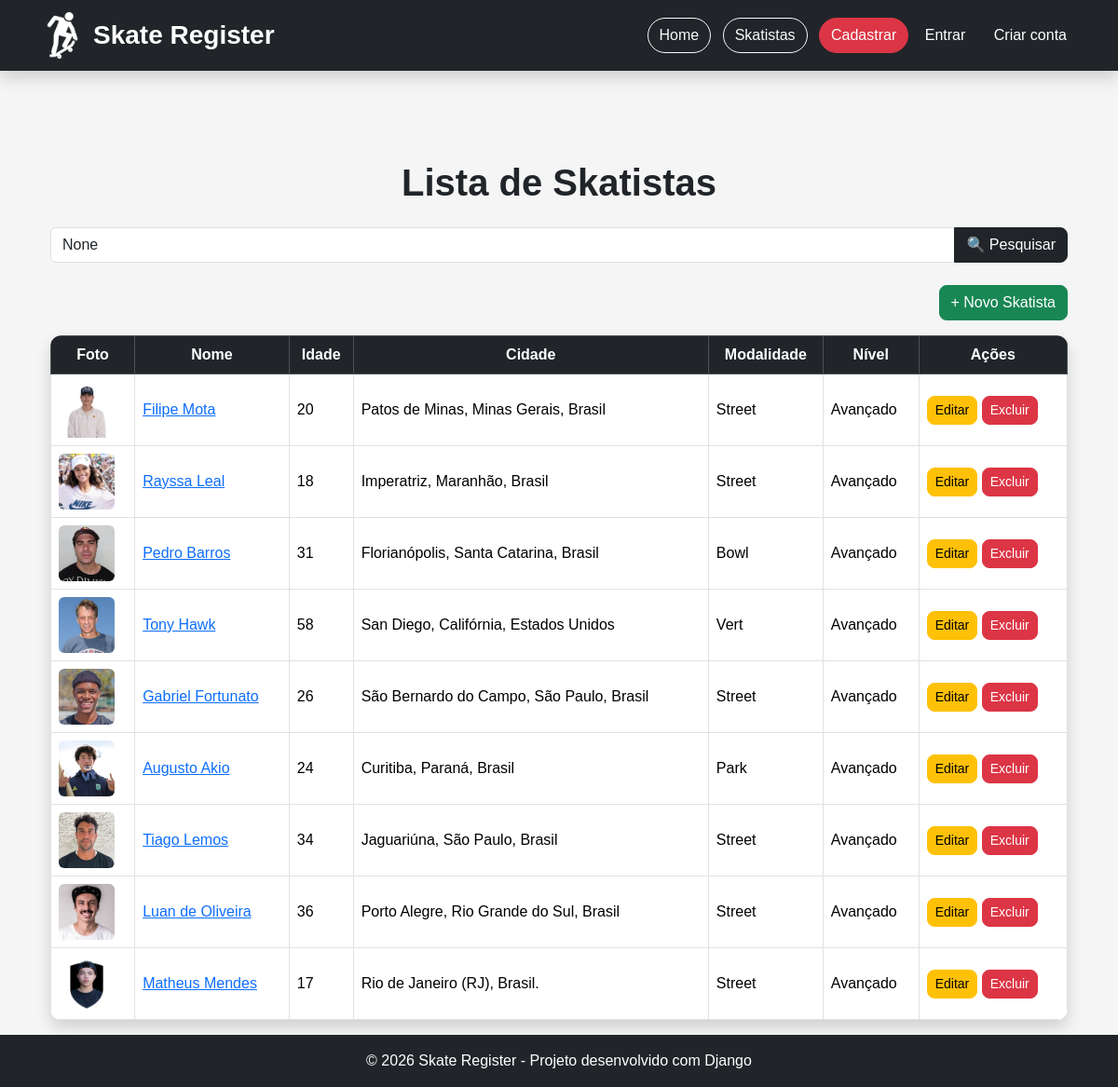
The app's page /skatistas/ with its own data.
### cadastro/models.py (models this page shows, shortened)
class Skatista(models.Model):
    nome = models.CharField(max_length=100)
    idade = models.PositiveIntegerField()
    cidade = models.CharField(max_length=100)
    MODALIDADES = [
        ('Street', 'Street'),
        ('Park', 'Park'),
        ('Vert', 'Vert'),
        ('Bowl', 'Bowl'),
    ]
    modalidade = models.CharField(max_length=20, choices=MODALIDADES)
    NIVEIS = [
        ('Iniciante' , 'Iniciante'),
        ('Intermediário' , 'Intermediário'),
        ('Avançado' , 'Avançado'),
    ]
    nivel = models.CharField(max_length=20, choices=NIVEIS)
    foto = models.ImageField(upload_to='fotos/', blank=True, null=True)

### cadastro/views.py (the view)
# urls.py: path('skatistas/', views.lista_skatistas, name='lista_skatistas'),
def lista_skatistas(request):
    pesquisa = request.GET.get('pesquisa')
    if pesquisa:
        skatistas = Skatista.objects.filter(nome__icontains=pesquisa)
    else:
        skatistas = Skatista.objects.all()
    return render(
        request,
        'cadastro/lista.html',
        {
            'skatistas': skatistas,
            'pesquisa': pesquisa
        }
    )

### cadastro/templates/cadastro/lista.html
{% extends 'cadastro/base.html' %}
{% block content %}
<div class="container mt-5">
    <h1 class="text-center mb-4">Lista de Skatistas</h1>
    <form method="GET" class="mb-4">
        <div class="input-group">
            <input
                type="text"
                name="pesquisa"
                class="form-control"
                placeholder="Pesquisar skatista..."
                value="{{ pesquisa }}">
            <button class="btn btn-dark">
                🔍 Pesquisar
            </button>
        </div>
    </form>
    <div class="text-end mb-3">
        <a href="{% url 'cadastrar_skatista' %}" class="btn btn-success">
            + Novo Skatista
        </a>
    </div>
    <table class="table table-hover table-bordered align-middle shadow">
        <thead class="table-dark">
            <tr>
                <th>Foto</th>
                <th>Nome</th>
                <th>Idade</th>
                <th>Cidade</th>
                <th>Modalidade</th>
                <th>Nível</th>
                <th>Ações</th>
            </tr>
        </thead>
        <tbody>
            {% for skatista in skatistas %}
            <tr>
                <td>
                    {% if skatista.foto %}
                        <img src="{{ skatista.foto.url }}"
                             width="70"
                             class="rounded">
                    {% else %}
                        Sem foto
                    {% endif %}
                </td>
                <td>
                    <a href="{% url 'detalhe_skatista' skatista.id %}">
                        {{ skatista.nome }}
                    </a>
                </td>
                <td>{{ skatista.idade }}</td>
                <td>{{ skatista.cidade }}</td>
                <td>{{ skatista.modalidade }}</td>
                <td>{{ skatista.nivel }}</td>
                <td>
                    <a href="{% url 'editar_skatista' skatista.id %}"
                       class="btn btn-warning btn-sm">
                        Editar
                    </a>
                    <a href="{% url 'excluir_skatista' skatista.id %}"
                       class="btn btn-danger btn-sm">
                        Excluir
                    </a>
                </td>
            </tr>
            {% empty %}
            <tr>
                <td colspan="7" class="text-center">
                    Nenhum skatista cadastrado.
                </td>
            </tr>
            {% endfor %}
        </tbody>
    </table>
</div>
{% endblock %}

### cadastro/templates/cadastro/base.html (shortened to what this page needs)
{% load static %}
<!DOCTYPE html>
<html lang="pt-BR">
<head>
    <link href="https://cdn.jsdelivr.net/npm/bootstrap@5.3.7/dist/css/bootstrap.min.css" rel="stylesheet">
    <link rel="stylesheet" href="{% static 'cadastro/css/style.css' %}">
    <link rel="stylesheet" href="https://cdn.jsdelivr.net/npm/bootstrap-icons@1.11.3/font/bootstrap-icons.min.css">
</head>
<body class="d-flex flex-column min-vh-100">
    <nav class="navbar navbar-expand-lg bg-dark navbar-dark shadow">
        <div class="container">
            <a class="navbar-brand d-flex align-items-center" href="/">
                <img src="{% static 'cadastro/imagens/logo.png' %}"
                    alt="Logo Skate Cadastro"
                    class="logo">
                <span class="ms-2">Skate Register</span>
            </a>
            <div>
                <a class="btn btn-outline-light me-2" href="/">
                    Home
                </a>
                <a class="btn btn-outline-light me-2"
                   href="{% url 'lista_skatistas' %}">
                    Skatistas
                </a>
                <a class="btn btn-danger"
                    href="{% url 'cadastrar_skatista' %}">
                    Cadastrar
                </a>
                {% if user.is_authenticated %}
    <span class="navbar-text me-3">
        Olá, {{ user.username }}!
    </span>
    <form method="post" action="{% url 'logout' %}" style="display: inline;">
        {% csrf_token %}
        <button type="submit" class="btn btn-outline-danger">
            Sair
        </button>
    </form>
{% else %}
    <a href="{% url 'login' %}" class="btn btn-dark">
        Entrar
    </a>
    <a href="{% url 'cadastro_usuario' %}" class="btn btn-dark">
        Criar conta
    </a>
{% endif %}
            </div>
        </div>
    </nav>
    <main class="container mt-5 flex-grow-1">
        {% block content %}
        {% endblock %}
    </main>
    <footer class="bg-dark text-white text-center py-3">
        © 2026 Skate Register - Projeto desenvolvido com Django
    </footer>
</body>
</html>

### cadastro/static/cadastro/css/style.css (style rules this page uses)
body { background:#f5f5f5; font-family:Arial, Helvetica, sans-serif; }
.navbar { box-shadow:0 3px 12px rgba(0,0,0,.25); }
.logo { width:50px; height:50px; object-fit:contain; }
.navbar-brand { font-size:28px; font-weight:bold; }
.navbar-brand span { color:white; }
.navbar .btn { border-radius:25px; }
table { background:white; }
thead { text-align:center; }
tbody td { vertical-align:middle; }
img { border-radius:10px; }
.table { border-radius:12px; overflow:hidden; }
.table img { width:60px; height:60px; object-fit:cover; border-radius:50%; }
.btn { border-radius:8px; }
h1 { font-weight:bold; }

### records on screen
Skatista: foto (picture), nome "Filipe Mota", idade "20", cidade "Patos de Minas, Minas Gerais, Brasil", modalidade "Street", nivel "Avançado"
Skatista: foto (picture), nome "Rayssa Leal", idade "18", cidade "Imperatriz, Maranhão, Brasil", modalidade "Street", nivel "Avançado"
Skatista: foto (picture), nome "Pedro Barros", idade "31", cidade "Florianópolis, Santa Catarina, Brasil", modalidade "Bowl", nivel "Avançado"
Skatista: foto (picture), nome "Tony Hawk", idade "58", cidade "San Diego, Califórnia, Estados Unidos", modalidade "Vert", nivel "Avançado"
Skatista: foto (picture), nome "Gabriel Fortunato", idade "26", cidade "São Bernardo do Campo, São Paulo, Brasil", modalidade "Street", nivel "Avançado"
Skatista: foto (picture), nome "Augusto Akio", idade "24", cidade "Curitiba, Paraná, Brasil", modalidade "Park", nivel "Avançado"
Skatista: foto (picture), nome "Tiago Lemos", idade "34", cidade "Jaguariúna, São Paulo, Brasil", modalidade "Street", nivel "Avançado"
Skatista: foto (picture), nome "Luan de Oliveira", idade "36", cidade "Porto Alegre, Rio Grande do Sul, Brasil", modalidade "Street", nivel "Avançado"
Skatista: foto (picture), nome "Matheus Mendes", idade "17", cidade "Rio de Janeiro (RJ), Brasil.", modalidade "Street", nivel "Avançado"
